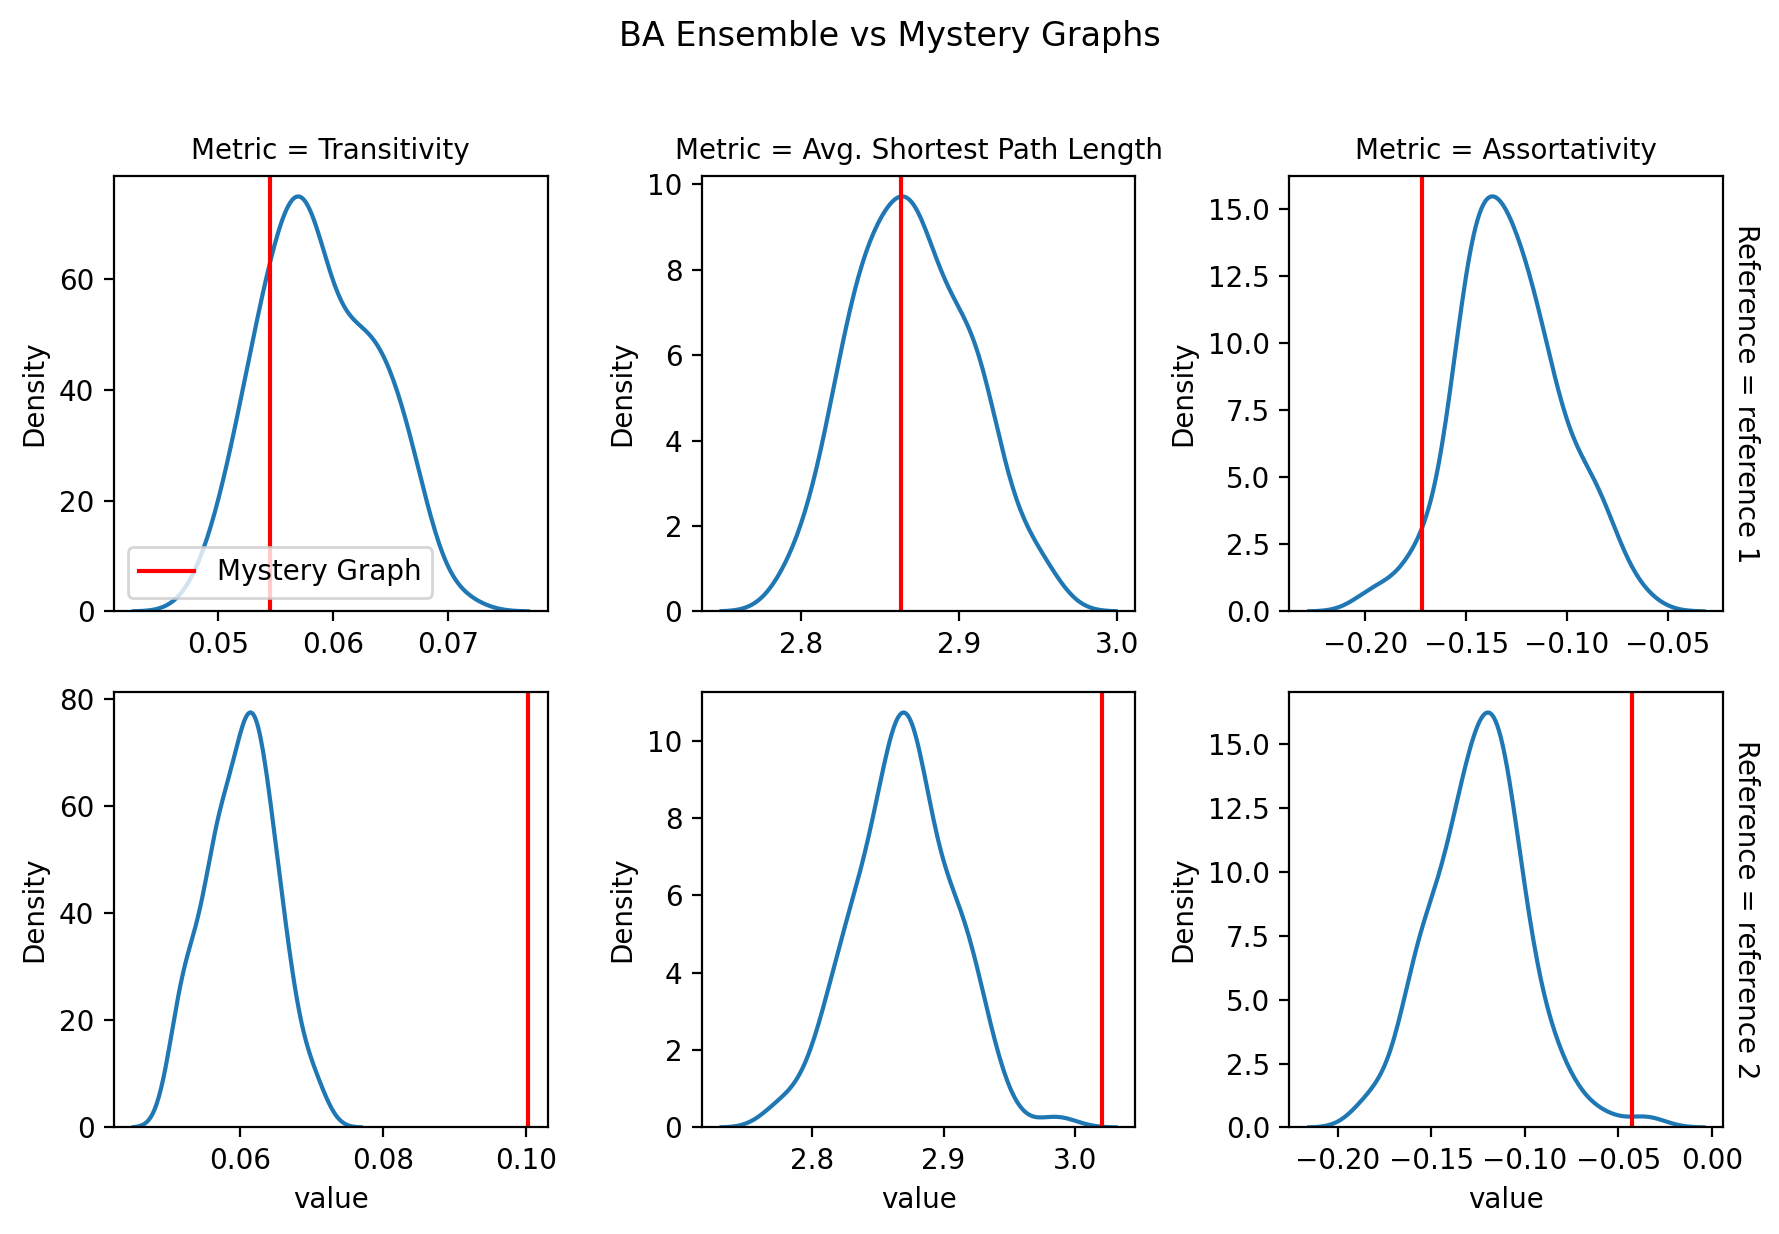

Python code for this plot:
import networkx as nx
import numpy as np
import matplotlib.pyplot as plt
import seaborn as sns
import pandas as pd
from tqdm import tqdm

#this script loads two mystery graphs
#computes ba stats and estimates m for each graph
#generates ba ensembles and compares metrics
#plots distribution panels and saves the figure

# load the two mystery graphs
G1 = nx.read_adjlist("mystery_edges1.txt")
G2 = nx.read_adjlist("mystery_edges2.txt")

# compute basic stats and estimate m for ba model
print("g1 stats:")
print(f"  nodes: {G1.number_of_nodes()}")
print(f"  edges: {G1.number_of_edges()}")
print(f"  edges/nodes ratio: {G1.number_of_edges() / G1.number_of_nodes():.2f}")
m1 = round(G1.number_of_edges() / G1.number_of_nodes())
print(f"  best m (mle estimate): {m1}")

print("\ng2 stats:")
print(f"  nodes: {G2.number_of_nodes()}")
print(f"  edges: {G2.number_of_edges()}")
print(f"  edges/nodes ratio: {G2.number_of_edges() / G2.number_of_nodes():.2f}")
m2 = round(G2.number_of_edges() / G2.number_of_nodes())
print(f"  best m (mle estimate): {m2}")

# generate ba graph ensembles for each mystery graph
n1 = G1.number_of_nodes()
n2 = G2.number_of_nodes()

ref1 = [nx.barabasi_albert_graph(n1, m1) for _ in tqdm(range(100), desc="Generating G1 ensemble")]
ref2 = [nx.barabasi_albert_graph(n2, m2) for _ in tqdm(range(100), desc="Generating G2 ensemble")]

print(f"\ngenerated 100 ba graphs for g1 (n={n1}, m={m1})")
print(f"generated 100 ba graphs for g2 (n={n2}, m={m2})")

# compute metrics for every ensemble graph
rows = []
for G in tqdm(ref1, desc="G1 ensemble"):
    t = nx.transitivity(G)
    a = nx.average_shortest_path_length(G)
    d = nx.degree_assortativity_coefficient(G)
    rows.append((t, a, d, "reference 1"))

for G in tqdm(ref2, desc="G2 ensemble"):
    t = nx.transitivity(G)
    a = nx.average_shortest_path_length(G)
    d = nx.degree_assortativity_coefficient(G)
    rows.append((t, a, d, "reference 2"))

# store all ensemble metrics in a table
df = pd.DataFrame(rows, columns=["Transitivity", "Avg. Shortest Path Length", "Assortativity", "Reference"])

# compute the same metrics for the mystery graphs
g1_transitivity = nx.transitivity(G1)
g1_avg_path = nx.average_shortest_path_length(G1)
g1_assortativity = nx.degree_assortativity_coefficient(G1)

g2_transitivity = nx.transitivity(G2)
g2_avg_path = nx.average_shortest_path_length(G2)
g2_assortativity = nx.degree_assortativity_coefficient(G2)

print(f"\ng1 - transitivity: {g1_transitivity:.4f}, avg path length: {g1_avg_path:.4f}, assortativity: {g1_assortativity:.4f}")
print(f"g2 - transitivity: {g2_transitivity:.4f}, avg path length: {g2_avg_path:.4f}, assortativity: {g2_assortativity:.4f}")

# plot distributions and add reference lines
df2 = df.melt(id_vars=["Reference"], var_name="Metric")

g = sns.FacetGrid(df2, col="Metric", row="Reference", sharex=False, sharey=False, despine=False, margin_titles=True)
g.map(sns.kdeplot, "value")

# red reference lines for mystery graphs
g.axes[0, 0].axvline(x=g1_transitivity, color='r', label='Mystery Graph')
g.axes[0, 1].axvline(x=g1_avg_path, color='r')
g.axes[0, 2].axvline(x=g1_assortativity, color='r')

g.axes[1, 0].axvline(x=g2_transitivity, color='r')
g.axes[1, 1].axvline(x=g2_avg_path, color='r')
g.axes[1, 2].axvline(x=g2_assortativity, color='r')

g.axes[0, 0].legend()
g.figure.suptitle("BA Ensemble vs Mystery Graphs", y=1.02)
plt.tight_layout()
plt.savefig("question_01.png", dpi=200, bbox_inches="tight")
plt.close()